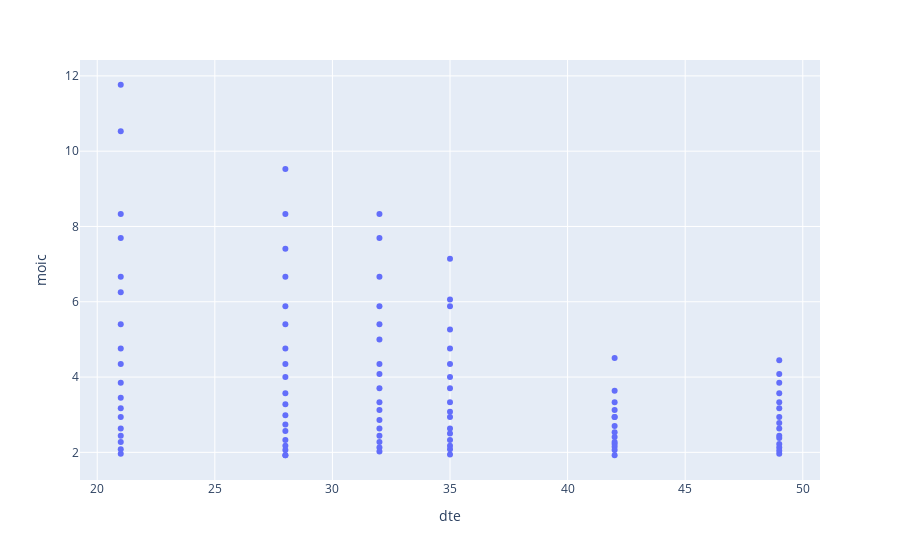

The code cell stored with this chart in its notebook:
### Code cell
# Expiration dates further in the future tend to have lower expected profit. 
# You are paying a premium for time

fig = px.scatter(df[['dte','moic']], x="dte", y="moic")
fig.show()

### Figure 1 — Plotly figure (JSON) as saved in the notebook; plotly's stock layout.template omitted (floating-point values rounded to 4 significant figures)
{"data": [{"hovertemplate": "dte=%{x}<br>moic=%{y}<extra></extra>", "legendgroup": "", "marker": {"color": "#636efa", "symbol": "circle"}, "mode": "markers", "name": "", "orientation": "v", "showlegend": false, "type": "scatter", "x": [21, 21, 28, 32, 28, 21, 32, 21, 28, 35, 28, 21, 32, 21, 35, 28, 32, 35, 32, 21, 28, 35, 32, 35, 21, 28, 42, 49, 28, 32, 21, 35, 49, 32, 35, 28, 21, 49, 35, 32, 42, 49, 28, 21, 35, 32, 49, 42, 28, 49, 21, 42, 32, 35, 28, 42, 42, 35, 21, 49, 32, 49, 28, 42, 49, 35, 21, 32, 28, 42, 35, 32, 21, 49, 42, 49, 28, 35, 42, 21, 32, 42, 49, 28, 35, 42, 32, 49, 35, 21, 28, 42, 49, 32, 21, 49, 35, 28, 42, 28], "xaxis": "x", "y": [11.76, 10.53, 9.524, 8.333, 8.333, 8.333, 7.692, 7.692, 7.407, 7.143, 6.667, 6.667, 6.667, 6.25, 6.061, 5.882, 5.882, 5.882, 5.405, 5.405, 5.405, 5.263, 5, 4.762, 4.762, 4.762, 4.505, 4.444, 4.348, 4.348, 4.348, 4.348, 4.082, 4.082, 4, 4, 3.846, 3.846, 3.704, 3.704, 3.636, 3.571, 3.571, 3.448, 3.333, 3.333, 3.333, 3.333, 3.279, 3.175, 3.175, 3.125, 3.125, 3.077, 2.985, 2.941, 2.941, 2.941, 2.941, 2.941, 2.857, 2.778, 2.74, 2.703, 2.632, 2.632, 2.632, 2.632, 2.564, 2.532, 2.5, 2.439, 2.439, 2.439, 2.41, 2.381, 2.326, 2.326, 2.273, 2.273, 2.273, 2.222, 2.222, 2.174, 2.174, 2.151, 2.128, 2.128, 2.083, 2.083, 2.062, 2.062, 2.041, 2.02, 1.961, 1.961, 1.942, 1.923, 1.923, 1.923], "yaxis": "y"}], "layout": {"legend": {"tracegroupgap": 0}, "margin": {"t": 60}, "xaxis": {"anchor": "y", "domain": [0, 1], "title": {"text": "dte"}}, "yaxis": {"anchor": "x", "domain": [0, 1], "title": {"text": "moic"}}}}
